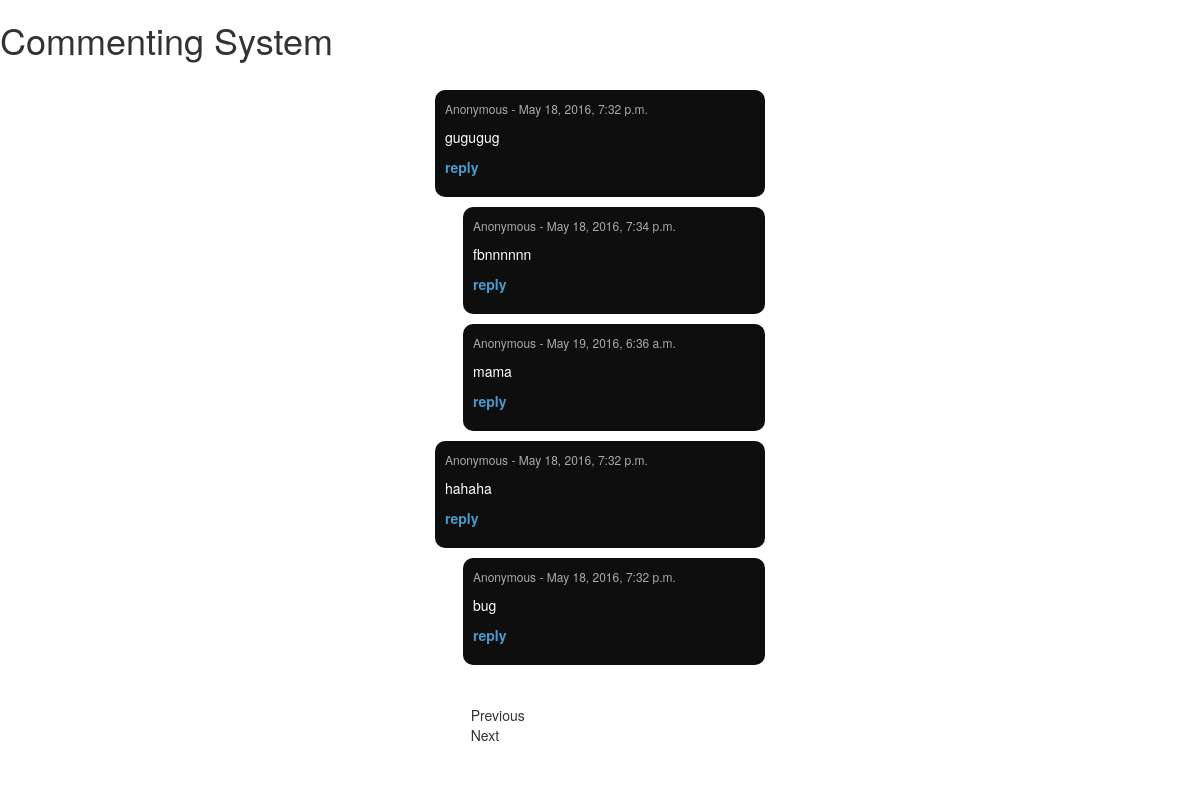
The page / on the database its author committed.
### comments/models.py (models this page shows, shortened)
class Comment(models.Model):
    content = models.TextField()
    _up_votes = models.IntegerField(default=0)
    _down_votes = models.IntegerField(default=0)
    _lower_bound = models.FloatField(default=0)
    date = models.DateTimeField(auto_now_add=True)
    visible = models.BooleanField(default=True)
    depth = models.PositiveIntegerField(default=0)
    path = models.TextField(null=True)
    @property
    def lower_bound(self):
        return self._lower_bound
    @property
    def up_votes(self):
        return self._up_votes
    @property
    def down_votes(self):
        return self._down_votes

### comments/views.py (the view)
# urls.py: 2. Add a URL to urlpatterns:  url(r'^$', views.home, name='home')
def home(request):
    context = dict()
    request.session['idx'] = 0
    comment_tree, new_idx = sort_comments2(request)
    context['comment_tree'] = comment_tree[:5]
    request.session['result'] = serializers.serialize('json', comment_tree)
    request.session['idx'] = new_idx
    request.session['page'] = 0
    return render(request, 'comments/index.html', context)

### comments/views.py (called while the page is built)
def sort_comments2(request):
    idx = request.session['idx']
    result = Comment.objects.filter(depth=0).order_by('-_lower_bound')
    r = []
    idx = rec(result[idx:], r)
    return r, idx

def rec(list, result):
    if not list:
        return
    for i, c in enumerate(list):
        result.append(c)
        d = c.depth
        path = c.path
        l = Comment.objects.filter(depth=d + 1, path__startswith=path).order_by('-_lower_bound')
        rec(l, result)
        if c.depth == 0 and len(result) >= 5:
            return i

### templates/comments/index.html (shortened to what this page needs)
<!DOCTYPE html>
<html lang="en">
<head>
    {% load staticfiles %}
    <link rel='stylesheet' href='https://maxcdn.bootstrapcdn.com/bootstrap/3.3.6/css/bootstrap.min.css'>
    <link rel="stylesheet" href="https://maxcdn.bootstrapcdn.com/bootstrap/3.3.6/css/bootstrap.min.css">
    <link rel="stylesheet" href="{% static 'comments/index.css' %}"/>
</head>
<body>
    <h1>Commenting System</h1>
    <div class="container">
        <ul id="commenters">
            {% for c in comment_tree %}
                <li id="{{ c.id }}" class="c" style="margin-left:{{ c.depth|add:c.depth }}em;">
                    <p class="poster">Anonymous - {{ c.date }}</p>
                    {% if c.visible %}
                        <p>{{ c.content }}</p>
                    {% else %}
                        <p>This comment has been hidden</p>
                    {% endif %}
                    <p>  <a href="" class="reply">reply</a></p>
                </li>
            {% empty %}
                <li>There are currently no comments. You can be first!</li>
            {% endfor %}
        </ul>
        <div class="container listing">
            <p id="prev">Previous</p>
            <p id="next">Next</p>
        </div>
    </div>
</body>
</html>

### comments/static/comments/index.css (style rules this page uses)
a { font-weight: bold; color: #499bcf; text-decoration: none; }
#commenters { padding-left: 0px; }
#commenters li { list-style-type: none; }
.poster { font-size: 12px; color: #AAAAAA; }
.c { font-size: 14px; background: #0E0E0E; -webkit-border-radius: 10px; -moz-border-radius: 10px; border-radius: 10px; color: #FFFFFF; padding: 10px; margin-bottom: 10px; }
.container { margin: 30px auto; width: 30%; }
.listing { display: inline-block; }
.listing p { width: 30%; margin: 0 30%; display: inline-block; }

### rows shown on the page
Comment: date "May 18, 2016, 7:32 p.m.", content "gugugug"
Comment: date "May 18, 2016, 7:34 p.m.", content "fbnnnnnn"
Comment: date "May 19, 2016, 6:36 a.m.", content "mama"
Comment: date "May 18, 2016, 7:32 p.m.", content "hahaha"
Comment: date "May 18, 2016, 7:32 p.m.", content "bug"
